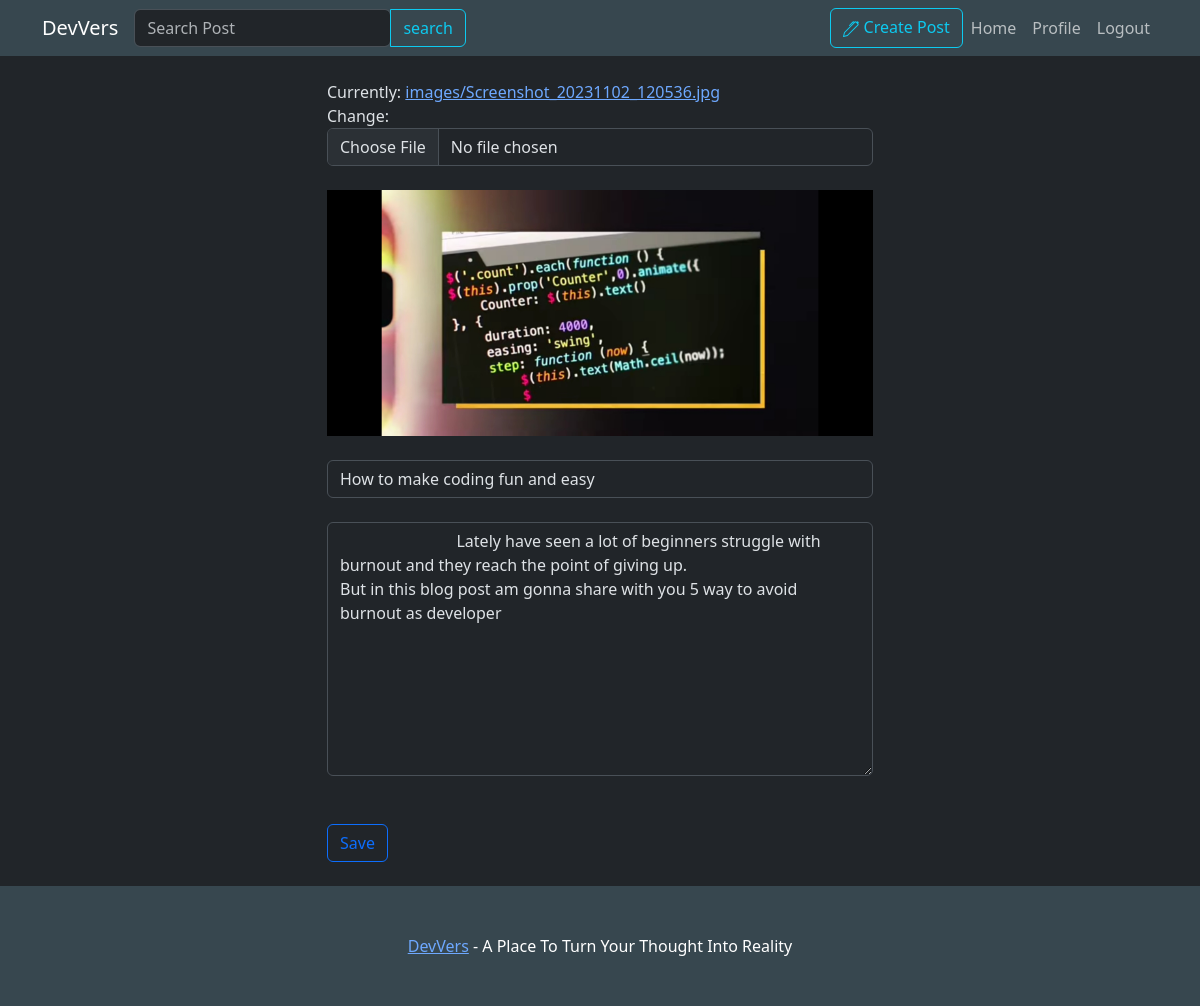
/edit/57 (signed in), run on the app's committed database.
### Blog/models.py (models this page shows, shortened)
class Post(models.Model):
    post_img = models.ImageField(upload_to='images/', blank = True)
    title = models.CharField(max_length=100)
    authour = models.CharField(max_length=50 )
    content = models.TextField(max_length=10000)
    hashtag = models.CharField(max_length=10000, blank=True)
    created = models.DateTimeField(auto_now_add=True)

### Blog/views.py (the view)
# urls.py: path('edit/<int:edit_id>', views.edit, name="blog-edit"),
def edit(request, edit_id):
    editpost = Post.objects.get(id = edit_id)
    if request.method == 'POST':
        form = ImageForm( request.POST, request.FILES, instance=editpost)
        if form.is_valid():
            form.save()
        editpost.title = request.POST['title']
        editpost.content = request.POST['content']
        editpost.save()
        return redirect ('/home/')
    else:
        data = ImageForm(instance=editpost)
        return render(request, 'Blog/edit.html',{'edit': editpost, 'data':data})

### Blog/forms.py
class ImageForm(forms.ModelForm):
    post_img = forms.ImageField(
        label='Add Cover Image',
        widget=forms.ClearableFileInput(
            attrs={'class':'form-control','name':'image','type':'file','id':'formFile'}))
    class Meta:
        model = Post
        fields  = ['post_img']

### Blog/templates/Blog/edit.html (shortened to what this page needs)
{% extends 'Blog/layout.html' %}
{% block body %}
    <br>
    <div class="container">
        <div class="col-lg-6 offset-lg-3">
            {% if edit %}
                <form action="{% url 'blog-edit' edit.id%}" method="POST" enctype="multipart/form-data">
                        {{data.post_img}}
                        <br>
                        {% if  edit.post_img %}
                            <img src="{{edit.post_img.url}}" alt="current image" class="img-responsive" style="width: 100%; float: center; margin-right: 10px;" >
                        {% endif %}
                    <br>
                    <br>
                    <div class="form-group">
                        <input type="text" name="title" id="title"  class="form-control" value="{{edit.title}}">
                    </div>
                    <br>
                    <div class="form-group">
                        <textarea name="content" id="content" class="form-control" rows="10" placeholder="Write your post here...">
                            {{edit.content}}
                        </textarea>
                    </div>
                    <br>
                    <br>
                    <button  type ="submit"  class="btn btn-outline-primary">
                        Save
                    </button>
                    <br>
                    <br>
                </form>
            {% else %}
                <h1>This if statement is not working try debugging it</h1>
            {% endif %}
        </div>
    </div>
{% endblock %}

### data on the page
Post: post_img (picture), title "How to make coding fun and easy", content "Lately have seen a lot of beginners struggle with burnout and they reach the point of giving up. But in this blog post am gonna share with you 5 way to avoid burnout as developer"
